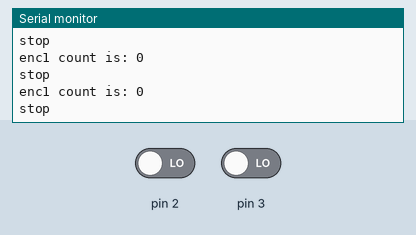
A sketch run on a simulated Arduino Uno, built with avr-gcc and run on an emulated ATmega328P. Shown: the last lines printed to the serial monitor. Inputs (shaded band) come from the test bench; at power-on: pin 2 LOW, pin 3 LOW.

Above: at 1.2 s.
1.3 s: pin 2 driven HIGH
At 1.31 s:
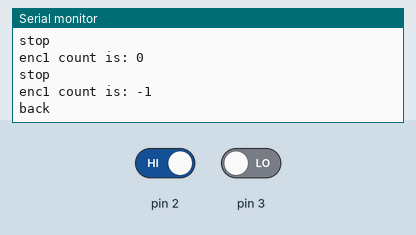
2.8 s: pin 2 driven LOW
At 2.82 s:
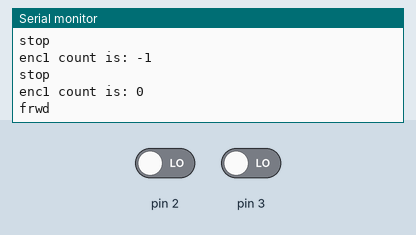
4.3 s: pin 3 driven HIGH
At 5.02 s:
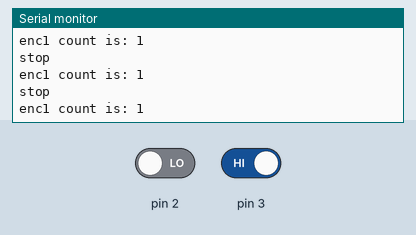
Timing chart, 0 to 7.3 s (numbered marks = the images above; inputs shaded):
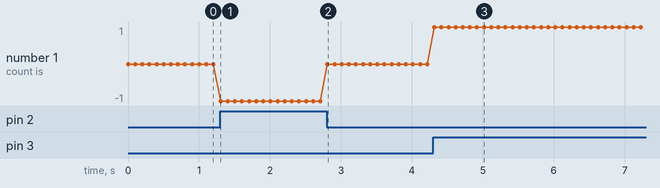

The sketch:

encoder_test.ino
```cpp
#include <quadrature.h>

Quadrature_encoder<0,1> encoder(Board::due);

void setup() {
  Serial.begin(115200);
  encoder.begin();
//  encoder.reverse();
}

void loop() {
  //read the encoder
  long ct = encoder.count();

  //format the output for printing
  char buf[50];
  sprintf(buf, "enc1 count is: %d", ct);
  Serial.println(buf);

  //check the motion
  Motion::motion m = encoder.motion();
  Serial.println(text(m));

  delay(100);
}
```

Measured:
- after the input at 1.3 s, the serial monitor: prints a new line at once (image 1)
- after the input at 2.8 s, the serial monitor: prints a new line at once (image 2)
- after the input at 4.3 s, the serial monitor: prints a new line at once (image 3)
- plotted number 1: 0 → -1 after the input at 1.3 s
